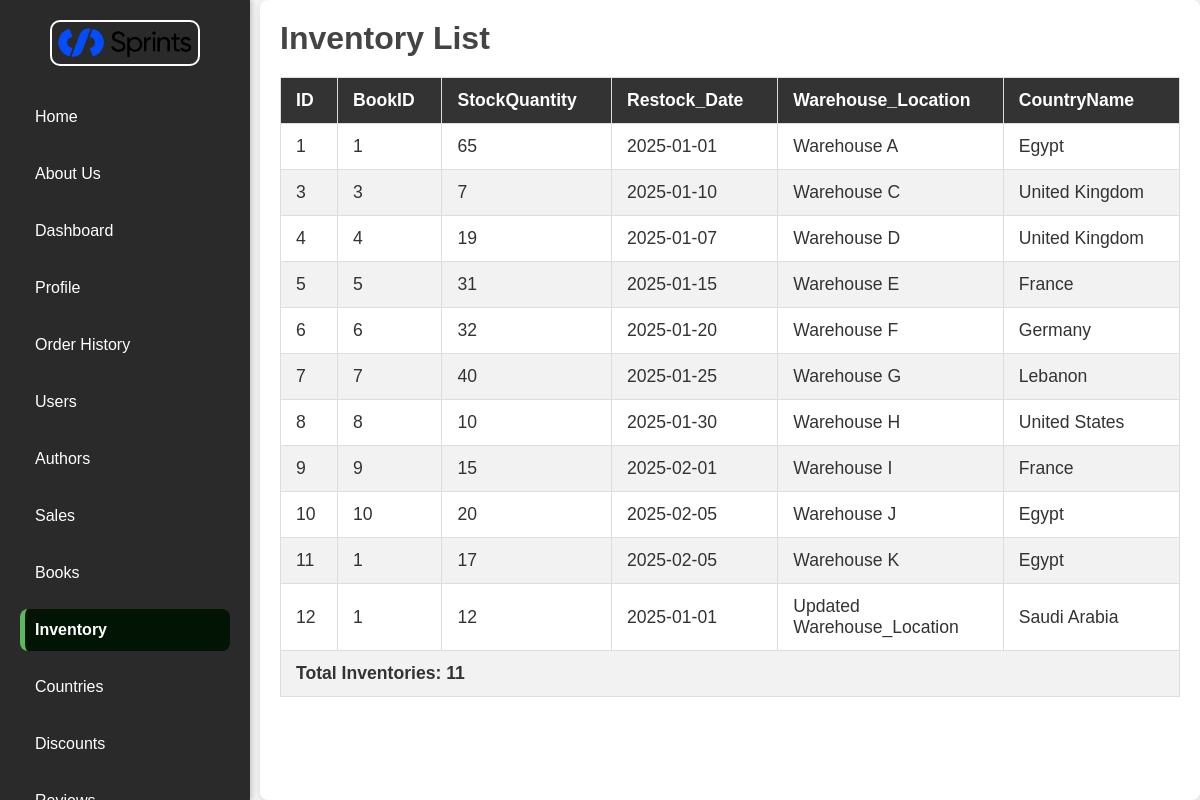
Screenshot of /inventory/ with the database file from the repository.
### tables this page shows
CREATE TABLE Inventory(
    InventoryID INTEGER PRIMARY KEY,
    BookID INTEGER,
    Stock_Quantity INTEGER CHECK (Stock_Quantity >= 0), -- Ensure non-negative stock
    Restock_Date DATE,
    Warehouse_Location VARCHAR(255),
    CountryID INTEGER,
    FOREIGN KEY (BookID) REFERENCES Books(BookID),
    FOREIGN KEY (CountryID) REFERENCES Countries(CountryID)
);

### routes/inventory/routes.py (the view)
@inventory_bp.route('/', methods=['GET'])
def get_inventories():
    return inventoryclt.get_all_inventories()

### config/db_config.py (called while the page is built)
def connect_to_database(db_name="bookbazaar.db"):
    try:
        connection = sqlite3.connect(db_name)
        connection.row_factory = sqlite3.Row  # Return rows as dictionaries
        print("✅ Successfully connected to the database")
        return connection
    except sqlite3.Error as e:
        print(f"❌ Error while connecting to the database: {e}")
        return None

def close_connection(connection):
    if connection:
        connection.close()

### controllers/inventory_controller.py (called while the page is built)
def get_all_inventories():
    try:
        inventory_df = models.get_inventories()
        if 'text/html' in request.accept_mimetypes:
            return render_template('inventory.html', Inventories=inventory_df.to_dict(orient='records'))
        return jsonify(inventory_df.to_dict(orient='records'))
    except Exception as e:
        return jsonify({"error": str(e)}), 500

### models/helper_functions.py (called while the page is built)
def map_country_names(dataframe):
    reverse_map = {v: k for k, v in country_map.items()}  # Reverse the country_map
    return dataframe['CountryID'].map(reverse_map)

### models/inventory_model.py (called while the page is built)
def get_inventories():
    try:
        connection = connect_to_database()
        cursor = connection.cursor()
        query = '''
        SELECT * FROM Inventory
        '''
        Inventory_df = pd.read_sql_query(query, connection)
        Inventory_df['CountryName'] = map_country_names(Inventory_df)
        Inventory_df.drop(columns=['CountryID'], inplace=True)
        close_connection(connection)
        return Inventory_df
    except Exception as e:
        return jsonify({"error": str(e)}), 500

### templates/inventory.html (shortened to what this page needs)
{% extends 'base.html' %}
{% block content %}
<h1>Inventory  List</h1>
<div class="table-container">
    <table>
        <thead>
            <tr>
                <th>ID</th>
                <th>BookID</th>
                <th>StockQuantity</th>
                <th>Restock_Date</th>
                <th>Warehouse_Location</th>
                <th>CountryName</th>
            </tr>
        </thead>
        <tbody>
            {% for inv in Inventories %}
            <tr>
                <td>{{ inv.InventoryID }}</td>
                <td>{{ inv.BookID }}</td>
                <td>{{ inv.Stock_Quantity }}</td>
                <td>{{ inv.Restock_Date }}</td>
                <td>{{ inv.Warehouse_Location }}</td>
                <td>{{ inv.CountryName }}</td>
            </tr>
            {% endfor %}
        </tbody>
        <tfoot>
            <tr class="table-footer">
                <td colspan="7">Total Inventories: {{ Inventories|length }}</td>
            </tr>
        </tfoot>
    </table>
</div>
{% endblock %}

### static/styles.css (style rules this page uses)
* { margin: 0; padding: 0; box-sizing: border-box; }
body { font-family: Arial, sans-serif; background-color: #f4f4f4; display: flex; height: 100vh; color: #333; }
h1, h2 { margin-bottom: 20px; color: #444; }

### templates/inventory.html (style rules this page uses)
table { width: 100%; border-collapse: collapse; font-family: Arial, sans-serif; margin-bottom: 20px; }
table, th, td { border: 1px solid #ddd; }
th, td { padding: 12px 15px; text-align: left; font-size: 1.1em; }
th { background-color: #333; color: #fff; }
tr:nth-child(even) { background-color: #f2f2f2; }
td, th { word-wrap: break-word; max-width: 200px; }
.table-footer { background-color: #f2f2f2; font-weight: bold; }
.table-container { overflow-x: auto; }

### rows the page displays
Inventory: InventoryID "1", BookID "1", Stock_Quantity "65", Restock_Date "2025-01-01", Warehouse_Location "Warehouse A", CountryName "Egypt"
Inventory: InventoryID "3", BookID "3", Stock_Quantity "7", Restock_Date "2025-01-10", Warehouse_Location "Warehouse C", CountryName "United Kingdom"
Inventory: InventoryID "4", BookID "4", Stock_Quantity "19", Restock_Date "2025-01-07", Warehouse_Location "Warehouse D", CountryName "United Kingdom"
Inventory: InventoryID "5", BookID "5", Stock_Quantity "31", Restock_Date "2025-01-15", Warehouse_Location "Warehouse E", CountryName "France"
Inventory: InventoryID "6", BookID "6", Stock_Quantity "32", Restock_Date "2025-01-20", Warehouse_Location "Warehouse F", CountryName "Germany"
Inventory: InventoryID "7", BookID "7", Stock_Quantity "40", Restock_Date "2025-01-25", Warehouse_Location "Warehouse G", CountryName "Lebanon"
Inventory: InventoryID "8", BookID "8", Stock_Quantity "10", Restock_Date "2025-01-30", Warehouse_Location "Warehouse H", CountryName "United States"
Inventory: InventoryID "9", BookID "9", Stock_Quantity "15", Restock_Date "2025-02-01", Warehouse_Location "Warehouse I", CountryName "France"
Inventory: InventoryID "10", BookID "10", Stock_Quantity "20", Restock_Date "2025-02-05", Warehouse_Location "Warehouse J", CountryName "Egypt"
Inventory: InventoryID "11", BookID "1", Stock_Quantity "17", Restock_Date "2025-02-05", Warehouse_Location "Warehouse K", CountryName "Egypt"
Inventory: InventoryID "12", BookID "1", Stock_Quantity "12", Restock_Date "2025-01-01", Warehouse_Location "Updated Warehouse_Location", CountryName "Saudi Arabia"

### other values shown
{{ Inventories|length }} "11"
